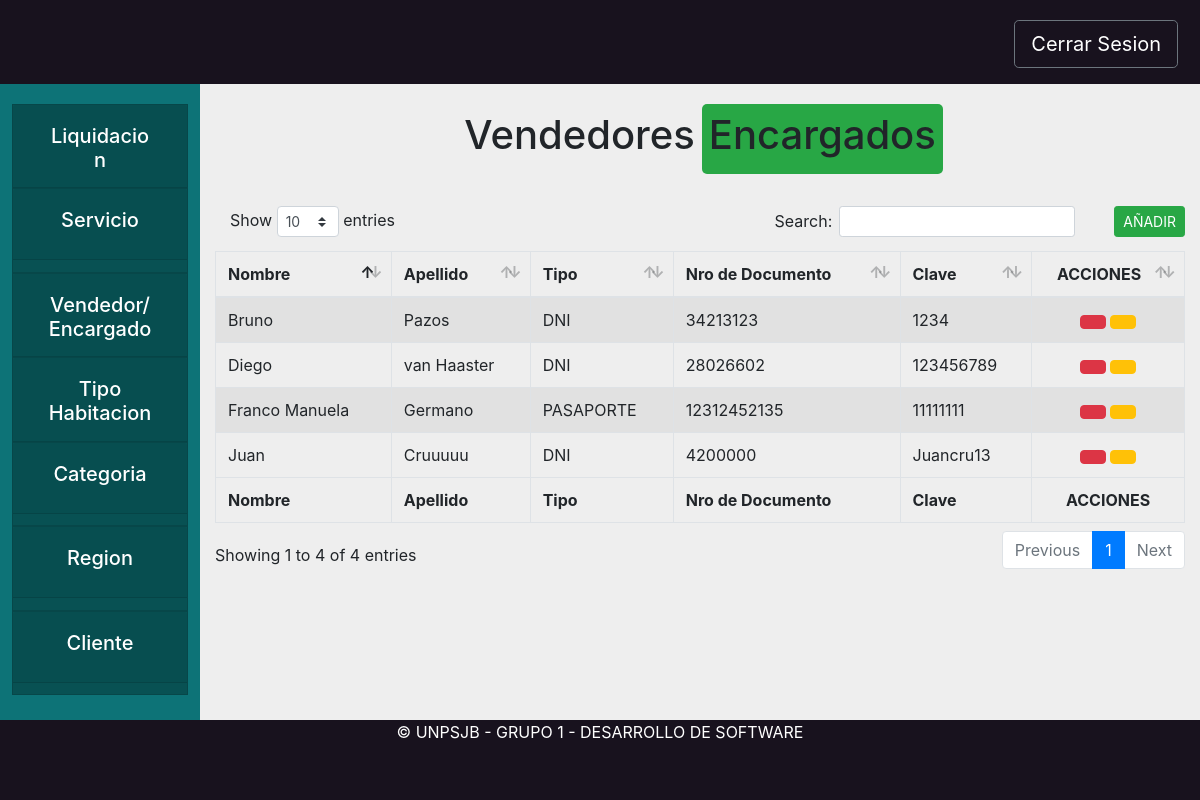
The page /core/vendedor on the database its author committed.
### core/models.py (models this page shows, shortened)
class Rol(models.Model):
    TIPO = 0
    TIPOS = [
        (0, "rol")
    ]
    persona = models.ForeignKey(Persona, related_name="roles", on_delete=models.CASCADE)
    tipo = models.PositiveSmallIntegerField(choices=TIPOS)

class Encargado(Rol):
    TIPO = 1
    bajaEncargado = models.BooleanField(default=False)
    clave = models.CharField(max_length=10, default="")

class Rol(models.Model):
    TIPO = 0
    TIPOS = [
        (0, "rol")
    ]
    persona = models.ForeignKey(Persona, related_name="roles", on_delete=models.CASCADE)
    tipo = models.PositiveSmallIntegerField(choices=TIPOS)

class Persona(models.Model):
    DNI = 0
    PASAPORTE = 1
    LIBRETA = 2
    TIPOS_DOCUMENTO = (
        (DNI, "DNI"),
        (PASAPORTE, "PASAPORTE"),
        (LIBRETA, "LIBRETA")
    )
    objects = PersonaManager.from_queryset(PersonaQuerySet)()
    tipo_documento = models.PositiveSmallIntegerField(choices=TIPOS_DOCUMENTO)
    documento = models.CharField(max_length=13)
    nombre = models.CharField(max_length=200)
    apellido = models.CharField(max_length=200)
    usuario = models.OneToOneField(User, null=True, blank=True, on_delete=models.SET_NULL)

### core/views.py (the view)
# urls.py: path('vendedor', views.vendedor, name='opcionVendedor'),
def vendedor(request):
    colVendedores = Vendedor.objects.all()
    colEncargados = Encargado.objects.all()
    return render(request, "core/vendedor.html", {"colVendedores": colVendedores, "colEncargados": colEncargados})

### core/templates/core/vendedor.html (shortened to what this page needs)
{% extends 'base/base_administrador.html'%}
{% load static %}
{% block content %}
<div class="switch-toggle switch-3 switch-candy sm row justify-content-center my-4">
    <label for="vendedor" onclick="">
        <h1>Vendedores</h1>
    </label>
    <label for="encargado" onclick="">
        <h1>Encargados</h1>
    </label>
</div>
<div class="formularioRegion" id="vistaEncargados">
    <table id="example2" class="table table-striped table-bordered" style="width:100%">
        <thead>
            <tr>
                <button type="button" class="btn btn-success ml-4 float-right btn-sm" data-toggle="modal"
                    data-target="#crearEncargado"
                    onclick="abrir_modal('{% url 'core:modalCrearEncargado' %}','#crearEncargado');">
                    AÑADIR</button>
                <th>Nombre</th>
                <th>Apellido</th>
                <th>Tipo</th>
                <th>Nro de Documento</th>
                <th>Clave</th>
                <th>
                    <Center>ACCIONES</Center>
                </th>
            </tr>
        </thead>
        <tbody>
            {% for encargado in colEncargados %}
            <tr>
                <td> {{encargado.persona.nombre}}</td>
                <td> {{encargado.persona.apellido}}</td>
                <td> {{encargado.persona.get_tipo_documento_display}}</td>
                <td> {{encargado.persona.documento}}</td>
                <td> {{encargado.clave}}</td>
                <td>
                    <center>
                    {% if encargado.bajaEncargado %}
                        <button type="button" class="btn btn-success" data-toggle="modal"
                               data-target="#reciclarEncargado"
                               onclick="abrir_modal('{% url 'core:modalReciclarEncargado' encargado.pk %}','#reciclarEncargado');"
                               title="Reciclar">
                               <i class="fas fa-recycle"></i>
                        </button>
                    {% else %}
                            <button type="button" class="btn btn-danger" data-toggle="modal"
                            data-target="#eliminarEncargado"
                            onclick="abrir_modal('{% url 'core:modalEliminarEncargado' encargado.pk %}','#eliminarEncargado');"
                            title="Eliminar">
                            </button>
                            <button type="button" class="btn btn-warning" data-toggle="modal"
                            data-target="#modificarEncargado"
                            onclick="abrir_modal('{% url 'core:modalModificarEncargado' encargado.pk %}','#modificarEncargado');">
                            </button>
                    {% endif %}
                </center>
                </td>
            </tr>
            {% endfor %}
        </tbody>
        <tfoot>
            <tr>
                <th>Nombre</th>
                <th>Apellido</th>
                <th>Tipo</th>
                <th>Nro de Documento</th>
                <th>Clave</th>
                <th>
                    <Center>ACCIONES</Center>
                </th>
            </tr>
        </tfoot>
    </table>
</div>
{% endblock content %}

### static/css/styleBase.css (style rules this page uses)
.bodyComplete { background-color: #eeeeee; width: 100%; height: 100%; }

### core/templates/core/vendedor.html (style rules this page uses)
.switch-toggle { margin-top: 1vh; }
.switch-toggle input+label { padding: 7px; float: center; cursor: pointer; }
.switch-toggle input:checked+label { background: #28a745; border-radius: 5px; }

### rows shown on the page
Encargado: persona.nombre "Diego", persona.apellido "van Haaster", persona.tipo_documento "DNI", persona.documento "28026602", clave "123456789"
Encargado: persona.nombre "Bruno", persona.apellido "Pazos", persona.tipo_documento "DNI", persona.documento "34213123", clave "1234"
Encargado: persona.nombre "Juan", persona.apellido "Cruuuuu", persona.tipo_documento "DNI", persona.documento "4200000", clave "Juancru13"
Encargado: persona.nombre "Franco Manuela", persona.apellido "Germano", persona.tipo_documento "PASAPORTE", persona.documento "12312452135", clave "11111111"
